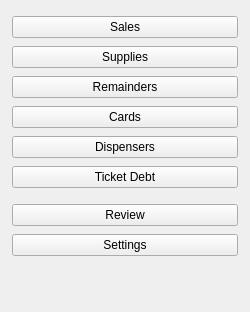
<?xml version="1.0" encoding="UTF-8"?>
<ui version="4.0">
 <class>SideBar</class>
 <widget class="QWidget" name="SideBar">
  <property name="minimumSize"><size><width>250</width><height>0</height></size></property>
  <property name="maximumSize"><size><width>250</width><height>16777215</height></size></property>
  <layout class="QVBoxLayout" name="sidebarLayout">
   <property name="leftMargin"><number>12</number></property>
   <property name="topMargin"><number>16</number></property>
   <property name="rightMargin"><number>12</number></property>
   <property name="bottomMargin"><number>16</number></property>
   <property name="spacing"><number>8</number></property>
   <item>
    <widget class="QPushButton" name="navSales">
     <property name="text"><string>Sales</string></property>
     <property name="icon"><iconset resource="../resources/resources.qrc"><normaloff>:/icons/sales.png</normaloff>:/icons/sales.png</iconset></property>
     <property name="iconSize"><size><width>32</width><height>32</height></size></property>
     <property name="checkable"><bool>true</bool></property>
     <property name="cursor"><cursorShape>PointingHandCursor</cursorShape></property>
    </widget>
   </item>
   <item>
    <widget class="QPushButton" name="navSupplies">
     <property name="text"><string>Supplies</string></property>
     <property name="icon"><iconset resource="../resources/resources.qrc"><normaloff>:/icons/supplies.png</normaloff>:/icons/supplies.png</iconset></property>
     <property name="iconSize"><size><width>32</width><height>32</height></size></property>
     <property name="checkable"><bool>true</bool></property>
     <property name="cursor"><cursorShape>PointingHandCursor</cursorShape></property>
    </widget>
   </item>
   <item>
    <widget class="QPushButton" name="navRemainders">
     <property name="text"><string>Remainders</string></property>
     <property name="icon"><iconset resource="../resources/resources.qrc"><normaloff>:/icons/debt.png</normaloff>:/icons/debt.png</iconset></property>
     <property name="iconSize"><size><width>32</width><height>32</height></size></property>
     <property name="checkable"><bool>true</bool></property>
     <property name="cursor"><cursorShape>PointingHandCursor</cursorShape></property>
    </widget>
   </item>
   <item>
    <widget class="QPushButton" name="navCards">
     <property name="text"><string>Cards</string></property>
     <property name="icon"><iconset resource="../resources/resources.qrc"><normaloff>:/icons/sales.png</normaloff>:/icons/sales.png</iconset></property>
     <property name="iconSize"><size><width>32</width><height>32</height></size></property>
     <property name="checkable"><bool>true</bool></property>
     <property name="cursor"><cursorShape>PointingHandCursor</cursorShape></property>
    </widget>
   </item>
   <item>
    <widget class="QPushButton" name="navDispensers">
     <property name="text"><string>Dispensers</string></property>
     <property name="icon"><iconset resource="../resources/resources.qrc"><normaloff>:/icons/dispensers.png</normaloff>:/icons/dispensers.png</iconset></property>
     <property name="iconSize"><size><width>32</width><height>32</height></size></property>
     <property name="checkable"><bool>true</bool></property>
     <property name="cursor"><cursorShape>PointingHandCursor</cursorShape></property>
    </widget>
   </item>
   <item>
    <widget class="QPushButton" name="navDebt">
     <property name="text"><string>Ticket Debt</string></property>
     <property name="icon"><iconset resource="../resources/resources.qrc"><normaloff>:/icons/debt.png</normaloff>:/icons/debt.png</iconset></property>
     <property name="iconSize"><size><width>32</width><height>32</height></size></property>
     <property name="checkable"><bool>true</bool></property>
     <property name="cursor"><cursorShape>PointingHandCursor</cursorShape></property>
    </widget>
   </item>
   <item>
    <spacer name="spacer1">
     <property name="orientation"><enum>Qt::Vertical</enum></property>
     <property name="sizeType"><enum>QSizePolicy::Fixed</enum></property>
     <property name="sizeHint" stdset="0"><size><width>20</width><height>8</height></size></property>
    </spacer>
   </item>
   <item>
    <widget class="QPushButton" name="navReview">
     <property name="text"><string>Review</string></property>
     <property name="icon"><iconset resource="../resources/resources.qrc"><normaloff>:/icons/review.png</normaloff>:/icons/review.png</iconset></property>
     <property name="iconSize"><size><width>32</width><height>32</height></size></property>
     <property name="checkable"><bool>true</bool></property>
     <property name="cursor"><cursorShape>PointingHandCursor</cursorShape></property>
    </widget>
   </item>
   <item>
    <widget class="QPushButton" name="navSettings">
     <property name="text"><string>Settings</string></property>
     <property name="icon"><iconset resource="../resources/resources.qrc"><normaloff>:/icons/settings.png</normaloff>:/icons/settings.png</iconset></property>
     <property name="iconSize"><size><width>32</width><height>32</height></size></property>
     <property name="checkable"><bool>true</bool></property>
     <property name="cursor"><cursorShape>PointingHandCursor</cursorShape></property>
    </widget>
   </item>
   <item>
    <spacer name="spacer2">
     <property name="orientation"><enum>Qt::Vertical</enum></property>
     <property name="sizeType"><enum>QSizePolicy::Expanding</enum></property>
     <property name="sizeHint" stdset="0"><size><width>20</width><height>40</height></size></property>
    </spacer>
   </item>
  </layout>
 </widget>
 <resources/>
 <connections/>
</ui>
